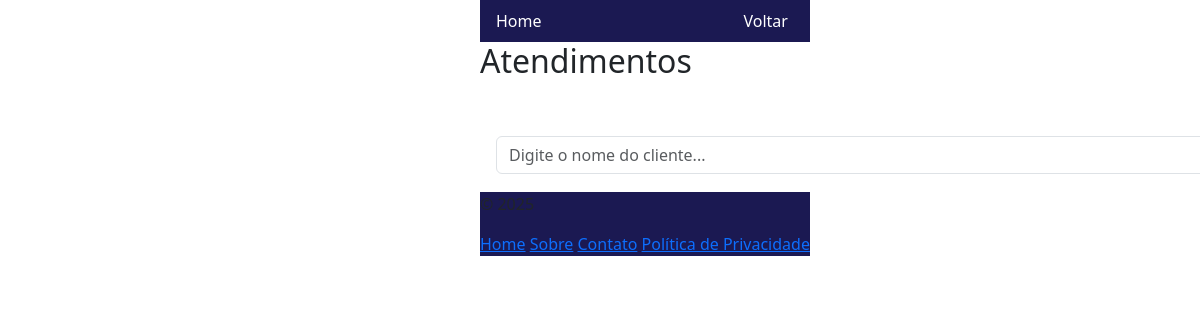
Before: /clientes with the older database file.
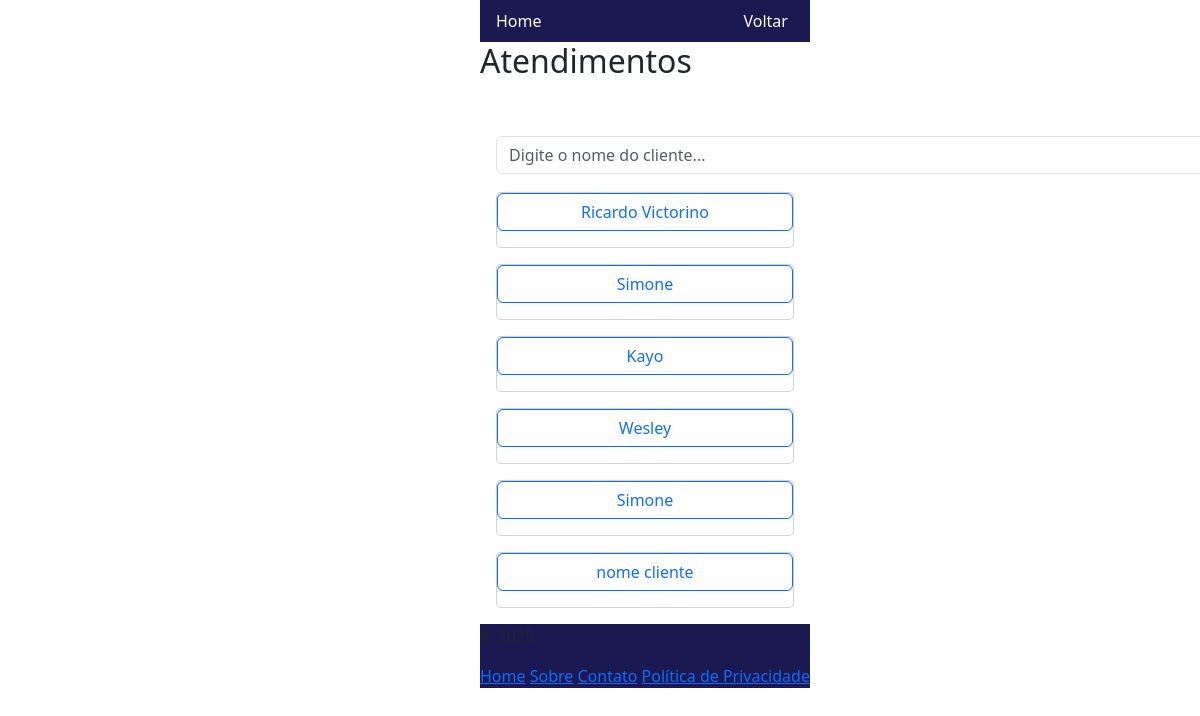
After: the same page with the newer database file.
### models.py (models this page shows, shortened)
class Cliente(db.Model):
    __tablename__ = 'clientes'
    id = db.Column(db.Integer, primary_key=True)
    nome = db.Column(db.String(50))
    telefone = db.Column(db.String(50))
    email = db.Column(db.String(50))

### views.py (the view)
@app.route('/clientes', methods=['GET', 'POST'])
def lista_clientes():
  filtro_nome = request.args.get('nome', '').strip()
  if filtro_nome:
        filtro = f"%{filtro_nome}%"
        clientes_filtrados = Cliente.query.filter(Cliente.nome.ilike(filtro)).all()
  else:
        clientes_filtrados = Cliente.query.all()
  if request.headers.get('X-Requested-With') == 'XMLHttpRequest':
        lista = [{'id': c.id, 'nome': c.nome} for c in clientes_filtrados]
        return jsonify(lista)
  return render_template('clientes.html', clientes=clientes_filtrados, clientelist=clientes_filtrados)

### templates/clientes.html (shortened to what this page needs)
{% extends 'base.html'%}
{% block conteudo %}
<h2>Atendimentos</h2>
<div class="container" style="background-color: white;position: fixed;z-index: 1000;">
    <div class="row " style="margin-left: -0.5rem;">
        <div class="col-10">
            <div class="card" style="    margin-top: 3rem !important;  border:none;">
                <input type="text" id="buscaNome" class="form-control" placeholder="Digite o nome do cliente..." />
            </div>
        </div>
    </div>
</div>
<div id="listaClientes" class="col-sm-12" style="z-index: 999; margin-top: 7rem;">
    {% for cliente in clientes %}
    <div class="card m-3" style="border-radius: 5px;">
        <form action="/cliente/{{cliente.id}}" method="GET" style="display: inline;">
            <button type="submit" class="btn btn-outline-primary" style="width: 100%;">
                {{cliente.nome}}
            </button>
        </form>
    </div>
    {% endfor %}
</div>
{% endblock conteudo %}

### templates/base.html (shortened to what this page needs)
<html lang="pt">
<head>
  <link href="https://cdn.jsdelivr.net/npm/bootstrap@5.3.2/dist/css/bootstrap.min.css" rel="stylesheet"
>
  <link rel="stylesheet" href="https://cdn.jsdelivr.net/npm/bootstrap-icons@1.11.3/font/bootstrap-icons.min.css">
  <link rel="stylesheet" href="https://cdnjs.cloudflare.com/ajax/libs/jqueryui/1.12.1/jquery-ui.css" />
  <link rel="stylesheet" href="/static/css/style.css">
  <link href="//rawgithub.com/indrimuska/jquery-editable-select/master/dist/jquery-editable-select.min.css"
    rel="stylesheet">
  <link rel="stylesheet" href="https://cdn.jsdelivr.net/npm/flatpickr/dist/flatpickr.min.css">
</head>
<body class="bgcolor flex-box ">
  <div class="navbar navcolor" style="z-index: 1001; display: flex; align-items: center; padding: 0.5rem 1rem;">
    <a href="{{ url_for('home') }}" style="margin-right: auto; color: white; text-decoration: none;">Home</a>
    {% if not is_menu %}
    <button id="btnVoltar" onclick="window.history.back();"
      style="background:none; border:none; color: white; cursor:pointer; font-size:16px; display:flex; align-items:center;">
      <span >Voltar</span>
    </button>
    {% endif %}
  </div>
  {% block conteudo %}
  {% endblock conteudo %}
  <footer class="footer navcolor" style="z-index: 1001;">
    <div class="footer-content">
      <p>&copy; 2025</p>
      <nav class="footer-nav">
        <a href="#home">Home</a>
        <a href="#sobre">Sobre</a>
        <a href="#contato">Contato</a>
        <a href="#privacidade">Política de Privacidade</a>
      </nav>
    </div>
  </footer>
</body>
</html>

### static/css/style.css (style rules this page uses)
.bgcolor { background-color: rgb(255, 255, 255); }
.navcolor { background-color: #1b1952 !important; }
@media (min-width: 768px) { body { max-width: 400px; } }
@media (min-width: 768px) { .flex-box { align-items: center; justify-content: center; display: block; position: absolute; left: 40%; } }

Changed rows visible on the page:
added Cliente: nome "Ricardo Victorino"
added Cliente: nome "Simone"
added Cliente: nome "Kayo"
added Cliente: nome "Wesley"
added Cliente: nome "Simone"
added Cliente: nome "nome cliente"
